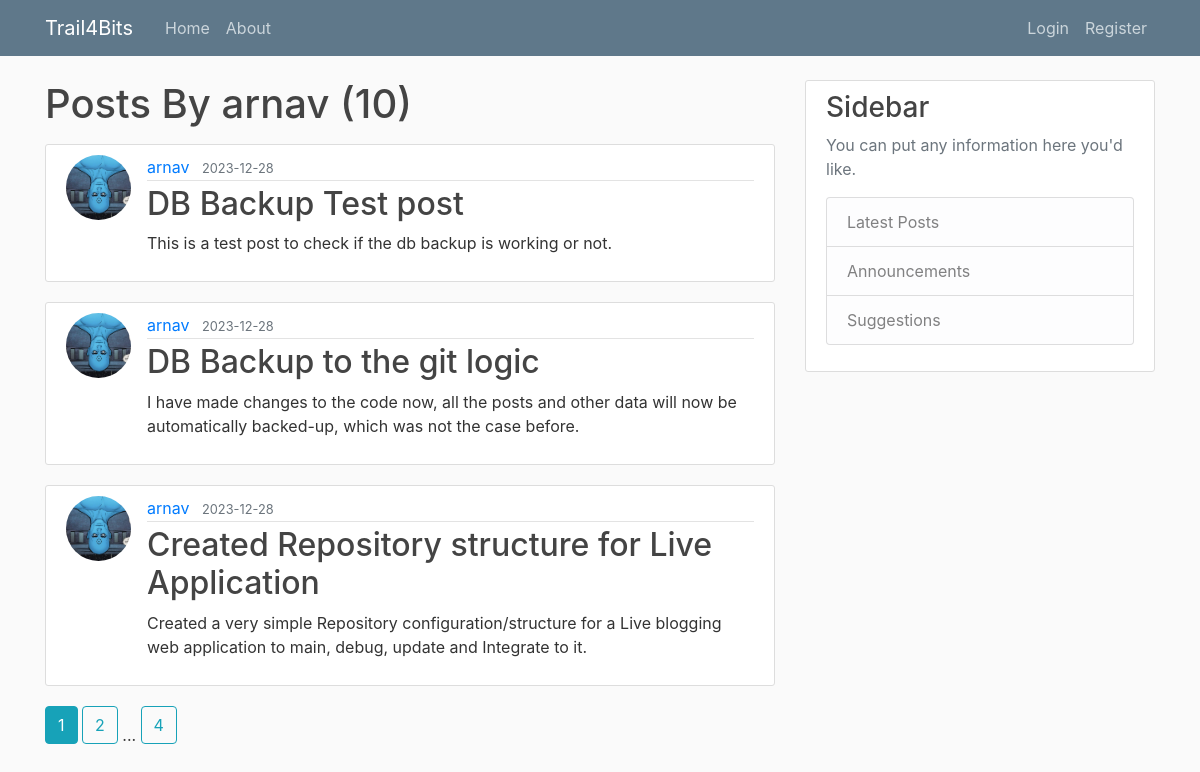
Screenshot of /user/arnav with the database file from the repository.
### flaskblog/models.py (models this page shows, shortened)
class User(db.Model, UserMixin):
    id=db.Column(db.Integer, primary_key=True, )
    username= db.Column(db.String(20), unique=True, nullable=False )
    email=db.Column(db.String(120), nullable=False)
    image_file=db.Column(db.String(120), nullable=False, default='default.jpg')
    password=db.Column(db.String(60), nullable=False)
    posts=db.relationship('Post', backref='author', lazy=True)

class Post(db.Model):
    id=db.Column(db.Integer, primary_key=True)
    title= db.Column(db.String(120), nullable=False)
    content= db.Column(db.Text, nullable=False)
    date_posted= db.Column(db.DateTime, nullable=False, default=datetime.utcnow)
    user_id= db.Column(db.Integer, db.ForeignKey('user.id'), nullable=False)

### flaskblog/users/routes.py (the view)
@users.route("/user/<string:username>")
def user_posts(username):
    page=request.args.get('page', 1, type=int)
    user = User.query.filter_by(username=username).first_or_404()
    posts  = Post.query.filter_by(author=user)\
            .order_by(Post.date_posted.desc())\
            .paginate(per_page=3 , page=page)
    return render_template('user_posts.html', posts=posts, title='Home', user=user, page=page)

### flaskblog/templates/user_posts.html
{% extends "layout.html"%}
{% block content %}
    <h1 class="mb-3">Posts By {{ user.username }} ({{ posts.total }})</h1>
    {% for post in posts%}
    <article class="media content-section">
        <img class="rounded-circle article-img" src="{{ url_for('static', filename='Profile_Pictures/' + post.author.image_file) }} ">
        <div class="media-body">
          <div class="article-metadata">
            <a class="mr-2" href="{{ url_for('users.user_posts', username=post.author.username, page=page_num) }}">{{ post.author.username}}</a>
            <small class="text-muted">{{ post.date_posted.strftime('%Y-%m-%d') }}</small>
          </div>
          <h2><a class="article-title" href="{{ url_for('posts.post', post_id=post.id, page=page_num) }}">{{ post.title }}</a></h2>
          <p class="article-content">{{ post.content }}</p>
        </div>
    </article>
    {% endfor %}
    {% for page_num in posts.iter_pages(left_edge=1, right_edge=1, left_current=1, right_current=1) %}
      {% if page_num %}
        {% if posts.page == page_num %}
          <a class="btn btn-info mb-4" href="{{ url_for('users.user_posts', username=user.username, page=page_num) }}">{{ page_num }}</a>
        {% else %}
          <a class="btn btn-outline-info mb-4" href="{{ url_for('users.user_posts', username=user.username, page=page_num) }}">{{ page_num }}</a>
        {% endif %}
      {% else %}
        ...
      {% endif %}
    {% endfor %}
{% endblock content%}

### flaskblog/static/main.css (style rules this page uses)
body { background: #fafafa; color: #333333; margin-top: 5rem; }
h1, h2, h3, h4, h5, h6 { color: #444444; }
.content-section { background: #ffffff; padding: 10px 20px; border: 1px solid #dddddd; border-radius: 3px; margin-bottom: 20px; }
.article-title { color: #444444; }
.article-content { white-space: pre-line; }
.article-img { height: 65px; width: 65px; margin-right: 16px; }
.article-metadata { padding-bottom: 1px; margin-bottom: 4px; border-bottom: 1px solid #e3e3e3 }

### rows the page displays
User: username "arnav"
Post: image_file (picture), author.username "arnav", date_posted "2023-12-28", title "DB Backup Test post", content "This is a test post to check if the db backup is working or not."
Post: image_file (picture), author.username "arnav", date_posted "2023-12-28", title "DB Backup to the git logic", content "I have made changes to the code now, all the posts and other data will now be automatically backed-up, which was not the case before."
Post: image_file (picture), author.username "arnav", date_posted "2023-12-28", title "Created Repository structure for Live Application", content "Created a very simple Repository configuration/structure for a Live blogging web application to main, debug, update and Integrate to it."

### other values shown
{{ posts.total }} "10"
{{ page_num }} "1"
{{ page_num }} "2" "4"
